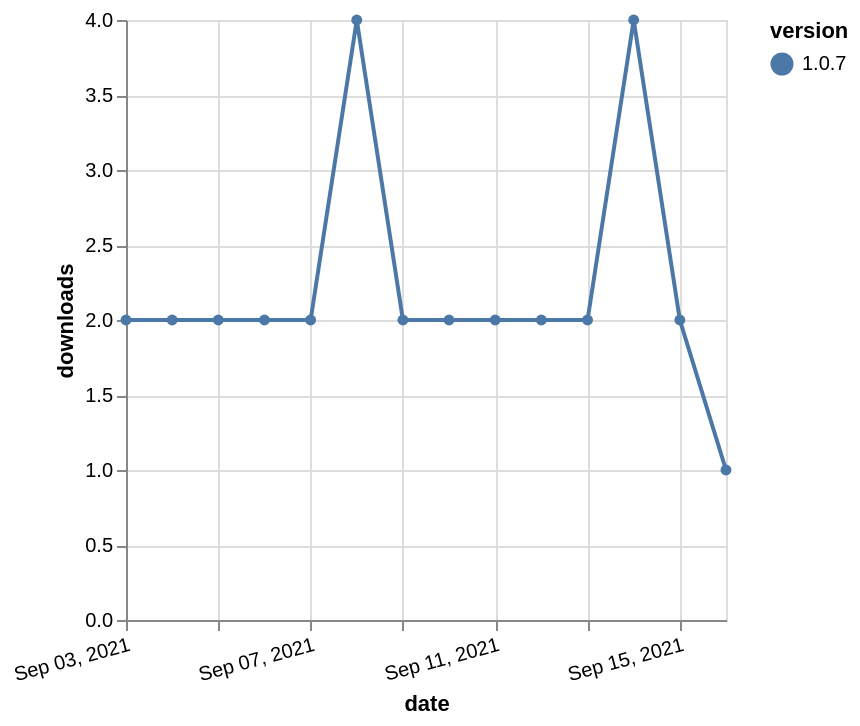

Express this chart as Vega-Lite.
### Vega-Lite specification from a JSON file in a GitHub repository (floating-point values rounded to 4 significant figures)
{"$schema": "https://vega.github.io/schema/vega-lite/v5.json", "description": "A simple bar chart with embedded data.", "data": {"values": [{"date": "2021-09-03", "total": 2934, "delta": 2, "version": "1.0.7"}, {"date": "2021-09-04", "total": 2936, "delta": 2, "version": "1.0.7"}, {"date": "2021-09-05", "total": 2938, "delta": 2, "version": "1.0.7"}, {"date": "2021-09-06", "total": 2940, "delta": 2, "version": "1.0.7"}, {"date": "2021-09-07", "total": 2942, "delta": 2, "version": "1.0.7"}, {"date": "2021-09-08", "total": 2946, "delta": 4, "version": "1.0.7"}, {"date": "2021-09-09", "total": 2948, "delta": 2, "version": "1.0.7"}, {"date": "2021-09-10", "total": 2950, "delta": 2, "version": "1.0.7"}, {"date": "2021-09-11", "total": 2952, "delta": 2, "version": "1.0.7"}, {"date": "2021-09-12", "total": 2954, "delta": 2, "version": "1.0.7"}, {"date": "2021-09-13", "total": 2956, "delta": 2, "version": "1.0.7"}, {"date": "2021-09-14", "total": 2960, "delta": 4, "version": "1.0.7"}, {"date": "2021-09-15", "total": 2962, "delta": 2, "version": "1.0.7"}, {"date": "2021-09-16", "total": 2963, "delta": 1, "version": "1.0.7"}]}, "width": "container", "mark": {"type": "line", "point": {"filled": true}}, "encoding": {"x": {"field": "date", "type": "temporal", "timeUnit": "yearmonthdate", "title": "date", "axis": {"labelAngle": -15}}, "y": {"field": "delta", "type": "quantitative", "title": "downloads"}, "color": {"field": "version", "type": "nominal"}, "tooltip": {"field": "delta"}}}
